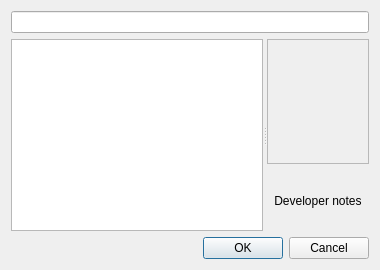
<?xml version="1.0" encoding="UTF-8"?>
<ui version="4.0">
 <class>WBQtCondActDialog</class>
 <widget class="QDialog" name="WBQtCondActDialog">
  <layout class="QVBoxLayout" name="rootLayout" stretch="0,1,0">
   <item>
    <widget class="QLineEdit" name="searchEdit">
     <property name="clearButtonEnabled">
      <bool>true</bool>
     </property>
    </widget>
   </item>
   <item>
    <widget class="QSplitter" name="split">
     <property name="orientation">
      <enum>Qt::Horizontal</enum>
     </property>
     <property name="childrenCollapsible">
      <bool>false</bool>
     </property>
     <widget class="QTreeWidget" name="tree">
      <property name="headerHidden">
       <bool>true</bool>
      </property>
      <property name="contextMenuPolicy">
       <enum>Qt::CustomContextMenu</enum>
      </property>
     </widget>
     <widget class="QWidget" name="rightPane">
      <layout class="QVBoxLayout" name="rightLay" stretch="1,0,0,0">
       <property name="leftMargin">
        <number>0</number>
       </property>
       <property name="topMargin">
        <number>0</number>
       </property>
       <property name="rightMargin">
        <number>0</number>
       </property>
       <property name="bottomMargin">
        <number>0</number>
       </property>
       <item>
        <widget class="QScrollArea" name="sentenceScroll">
         <property name="widgetResizable">
          <bool>true</bool>
         </property>
         <property name="minimumSize">
          <size>
           <width>0</width>
           <height>120</height>
          </size>
         </property>
         <widget class="QWidget" name="sentenceHost"/>
        </widget>
       </item>
       <item>
        <widget class="QLabel" name="warningsLabel">
         <property name="wordWrap">
          <bool>true</bool>
         </property>
         <property name="textInteractionFlags">
          <set>Qt::TextSelectableByMouse</set>
         </property>
        </widget>
       </item>
       <item>
        <widget class="QToolButton" name="notesToggle">
         <property name="text">
          <string>Developer notes</string>
         </property>
         <property name="checkable">
          <bool>true</bool>
         </property>
         <property name="autoRaise">
          <bool>true</bool>
         </property>
         <property name="toolButtonStyle">
          <enum>Qt::ToolButtonTextBesideIcon</enum>
         </property>
        </widget>
       </item>
       <item>
        <widget class="QLabel" name="helpLabel">
         <property name="wordWrap">
          <bool>true</bool>
         </property>
         <property name="alignment">
          <set>Qt::AlignLeft|Qt::AlignTop</set>
         </property>
         <property name="textInteractionFlags">
          <set>Qt::TextSelectableByMouse</set>
         </property>
        </widget>
       </item>
      </layout>
     </widget>
    </widget>
   </item>
   <item>
    <widget class="QDialogButtonBox" name="buttonBox">
     <property name="standardButtons">
      <set>QDialogButtonBox::Cancel|QDialogButtonBox::Ok</set>
     </property>
    </widget>
   </item>
  </layout>
 </widget>
 <resources/>
 <connections/>
</ui>
